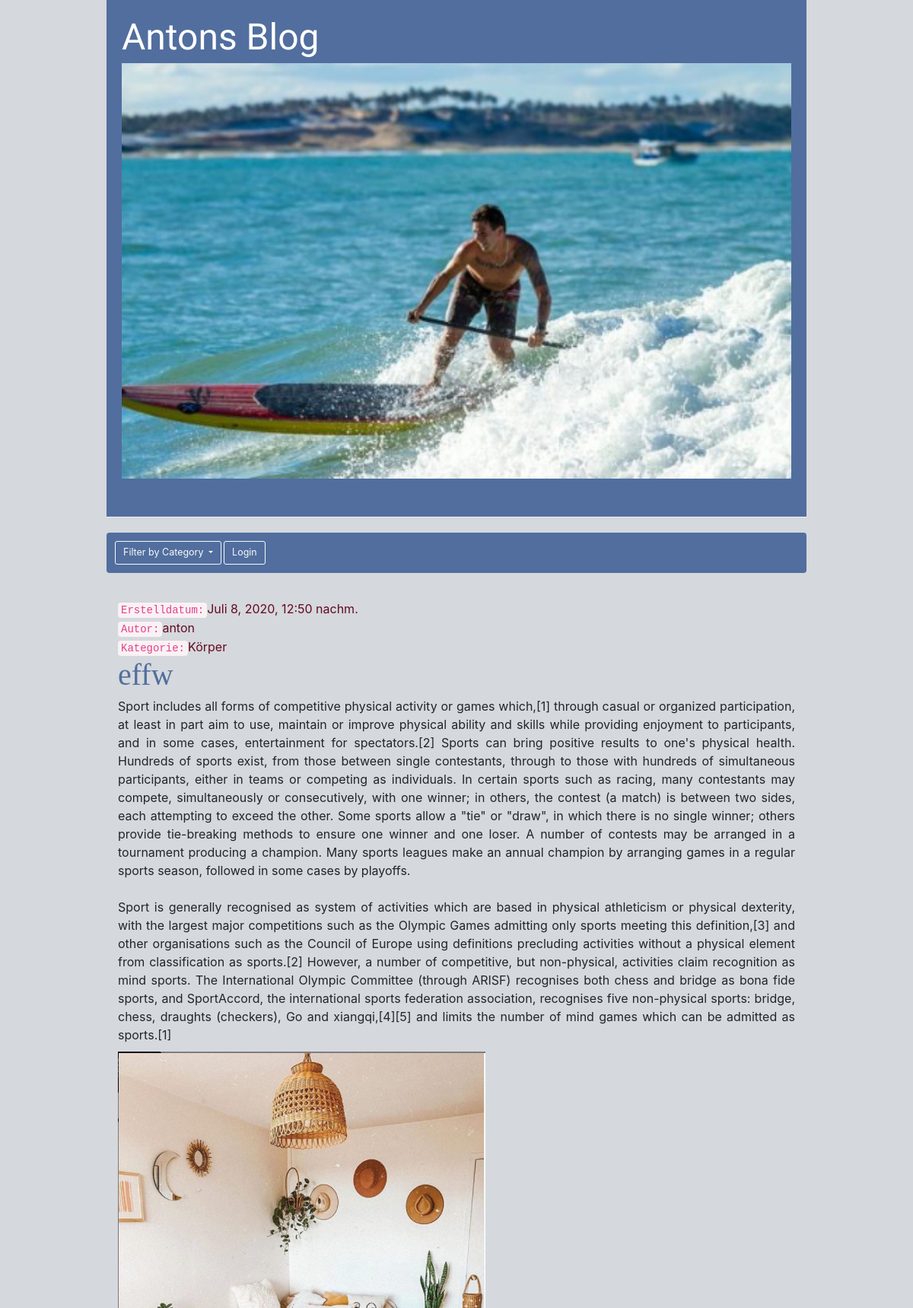
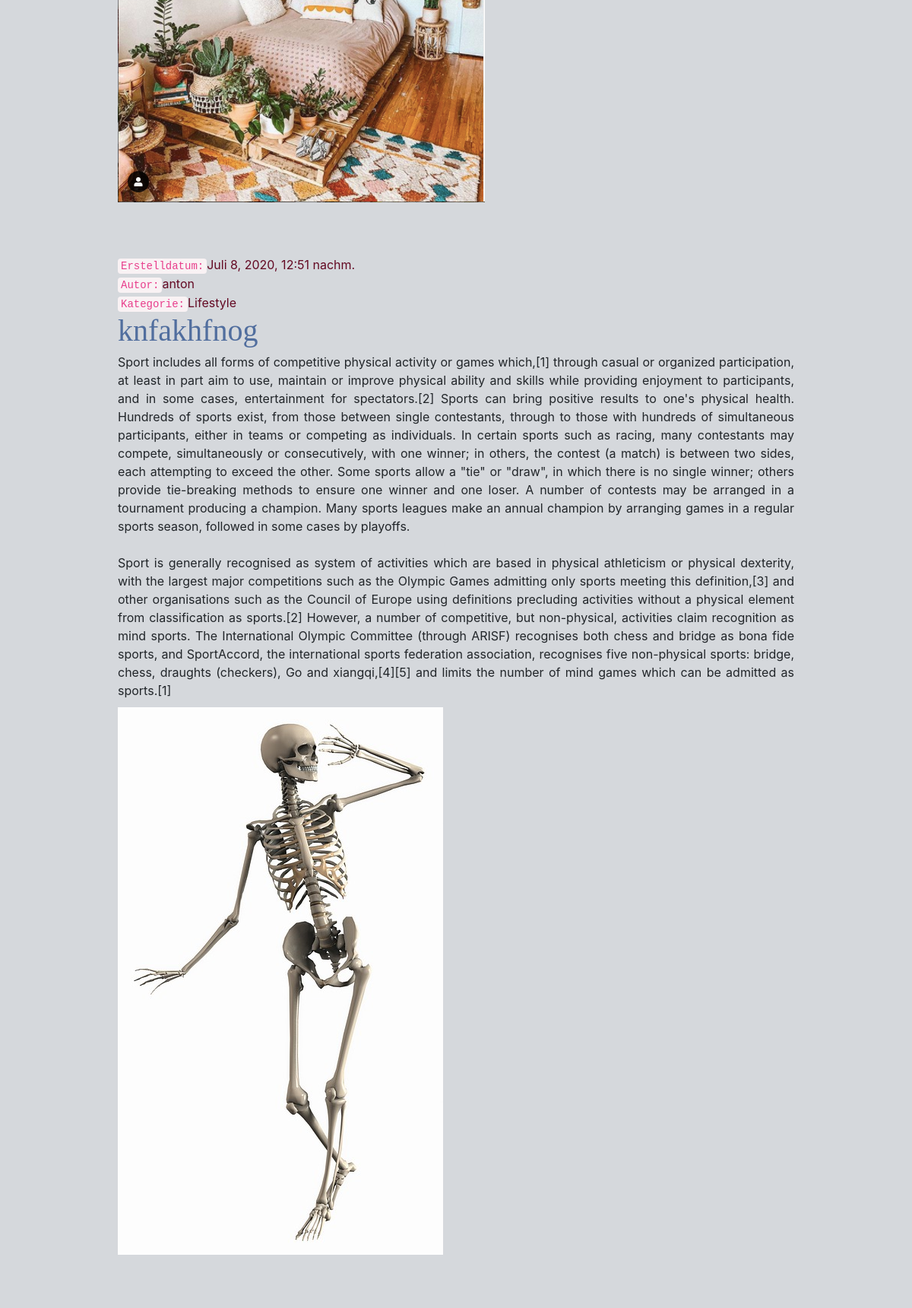
The page / on the database its author committed (2 pictures, top to bottom).
### blog/models.py (models this page shows, shortened)
class Post(models.Model):
    author = models.ForeignKey(settings.AUTH_USER_MODEL, on_delete=models.CASCADE)
    title = models.CharField(max_length=200)
    text = models.TextField()
    created_date = models.DateTimeField(default=timezone.now)
    published_date = models.DateTimeField(blank=True, null=True)
    image = models.ImageField(null=True, upload_to='images/')
    CATEGORY1 = 'Essen'
    CATEGORY2 = 'Körper'
    CATEGORY3 = 'Lifestyle'
    CATEGORY4 = 'Sport'
    CATEGORY5 = 'Anders'
    CATEGORY_CHOICES = [
        (CATEGORY1, 'Essen'),
        (CATEGORY2, 'Körper'),
        (CATEGORY3, 'Lifestyle'),
        (CATEGORY4, 'Sport'),
        (CATEGORY5, 'Anders')
    ]
    category = models.CharField(
        blank=True,
        max_length=20,
        choices=CATEGORY_CHOICES,
    )

### blog/views.py (the view)
# urls.py: path('', views.post_list, name='post_list'),
def post_list(request):
    posts = Post.objects.filter(published_date__lte=timezone.now()).order_by('published_date')
    category = request.GET.get('category')
    if category:
        posts = posts.filter(category=category)
    return render(request, 'blog/post_list.html', {'posts': posts, 'category_choices': Post.CATEGORY_CHOICES })

### blog/templates/blog/post_list.html (shortened to what this page needs)
{% extends 'blog/base.html' %}
{% load static %}
                {% block content %}
                {% for post in posts %}
                        <div class="post">
                            <div class="date">
                                <code>Erstelldatum:</code>{{ post.published_date }}
                            </div>
                            <div class="author">
                                <code>Autor:</code>{{ post.author }}
                            </div>
                            <div class="category">
                                <code>Kategorie:</code>{{ post.category }}
                            </div>
                            <h2><a href="{% url 'post_detail' pk=post.pk %}">{{ post.title }}</a></h2>
                            <p>{{ post.text|linebreaksbr }}</p>
                            {% if post.image %}
                            <img class="img-responsive"src="{{ post.image.url}}" alt="{{ post.title }}" class="post-image">
                            {% endif %}
                        </div>
                    {% endfor %}
                {% endblock %}

### blog/templates/blog/base.html (shortened to what this page needs)
{% load static %}
<html>
    <head>
        <link rel="stylesheet" href="//maxcdn.bootstrapcdn.com/bootstrap/3.2.0/css/bootstrap.min.css">
        <link rel="stylesheet" href="//maxcdn.bootstrapcdn.com/bootstrap/3.2.0/css/bootstrap-theme.min.css">
        <link rel="stylesheet" href="https://stackpath.bootstrapcdn.com/bootstrap/4.5.0/css/bootstrap.min.css">
        <link rel="stylesheet" href="{% static 'css/blog.css' %}">
    </head>
  <div class="content container">
    <body>
        <div class="page-header">
            <h1><a href="/">Antons Blog</a></h1>
            <img class="img-responsive" src="{% static 'images/anton.PNG' %}"  alt="Lights" style="width:100%"/>
        </div>
        <nav class="navbar navbar-expand-lg navbar-light" style="background-color: #516e9e;">
          <div class="dropdown">
            <button class="btn btn-outline-light btn-lg dropdown-toggle" type="button" id="dropdownMenuButton" data-toggle="dropdown" aria-haspopup="true" aria-expanded="false">
            Filter by Category
            </button>
            {% if user.is_anonymous %}
            <a class="btn btn-outline-light btn-lg my-2 ml-20" href="http://127.0.0.1:8000/admin/login/?next=/admin/" role="button">Login</a>
            {% endif %}
        </nav>
        </div>
      <br/>
            <div class="row">
                <div class="col-xs-12">
                    {% block content %}
                    {% endblock %}
                </div>
            </div>
    </body>
</html>

### blog/static/css/blog.css (style rules this page uses)
.page-header h1, .page-header h1 a, .page-header h1 a:visited, .page-header h1 a:active { color: #ffffff; font-size: 36pt; text-decoration: none; }
.page-header { background-color: #516e9e; margin-top: 0; padding: 20px 20px 20px 20px; }
h1 a { font-family: 'Days One'; }
body { background-color: #d5d8dc; padding-left: 125px; padding-right: 125px; }
h2 a { font-family: 'Papyrus', fantasy; font-size: 30pt; color: #516e9e; }
.content { margin-left: 0px; margin-right: 0px; }
.date { color: #630923; }
.author { color: #630923; }
.category { color: #630923; }
.post { margin-bottom: 70px; text-align: justify; text-justify: inter-word; font-size: 12pt; margin-left: 30px; margin-right: 30px; }
.post h2 a, .post h2 a:visited { color: #516e9e; }

### blog/templates/blog/base.html (style rules this page uses)
img { display: block;margin-bottom: 30px; }

### rows shown on the page
Post: published_date "Juli 8, 2020, 12:50 nachm.", author "anton", category "Körper", title "effw", text "Sport includes all forms of competitive physical activity or games which,[1] through casual or organized participation, at least in part aim to use, maintain or improve physical ability and skills while providing enjoyment to participants, and in some cases, entertainment for spectators.[2] Sports can bring positive results to one's physical health. Hundreds of sports exist, from those between single contestants, through to those with hundreds of simultaneous participants, either in teams or competing as individuals. In certain sports such as racing, many contestants may compete, simultaneously or consecutively, with one winner; in others, the contest (a match) is between two sides, each…", image (picture)
Post: published_date "Juli 8, 2020, 12:51 nachm.", author "anton", category "Lifestyle", title "knfakhfnog", text "Sport includes all forms of competitive physical activity or games which,[1] through casual or organized participation, at least in part aim to use, maintain or improve physical ability and skills while providing enjoyment to participants, and in some cases, entertainment for spectators.[2] Sports can bring positive results to one's physical health. Hundreds of sports exist, from those between single contestants, through to those with hundreds of simultaneous participants, either in teams or competing as individuals. In certain sports such as racing, many contestants may compete, simultaneously or consecutively, with one winner; in others, the contest (a match) is between two sides, each…", image (picture)
